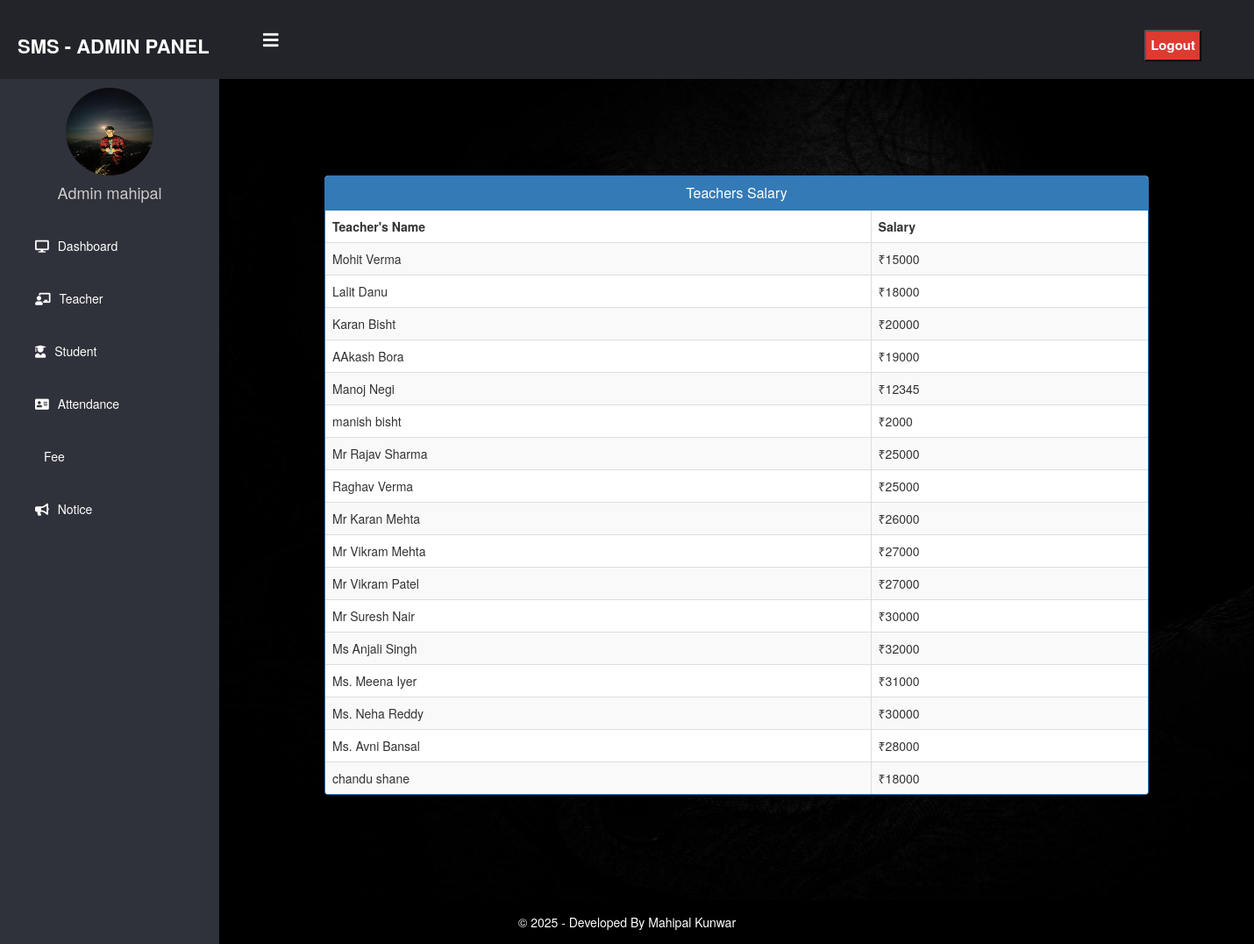
Screenshot of /admin-view-teacher-salary/ (signed in) with the database file from the repository.
### school/models.py (models this page shows, shortened)
class TeacherExtra(models.Model):
    user=models.OneToOneField(User,on_delete=models.CASCADE)
    salary = models.PositiveIntegerField(null=False)
    joindate=models.DateField(auto_now_add=True)
    mobile = models.CharField(max_length=40)
    department = models.CharField(max_length=200, choices=DEPARTMENTS)
    status=models.BooleanField(default=False)
    @property
    def get_name(self):
        return self.user.first_name+" "+self.user.last_name

### school/views.py (the view)
# urls.py: path('admin-view-teacher-salary/', views.admin_view_teacher_salary_view,name='admin-view-teacher-salary'),
@login_required(login_url='adminlogin')
@user_passes_test(is_admin)
def admin_view_teacher_salary_view(request):
    teachers=models.TeacherExtra.objects.all()
    return render(request,'school/admin_view_teacher_salary.html',{'teachers':teachers})

### school/views.py (called while the page is built)
def is_admin(user):
    return user.groups.filter(name='ADMIN').exists()

### templates/school/admin_view_teacher_salary.html (shortened to what this page needs)
{% extends 'school/adminbase.html' %}
{% block content %}
<head>
  <link href="//netdna.bootstrapcdn.com/bootstrap/3.0.0/css/bootstrap.min.css" rel="stylesheet" id="bootstrap-css">
</head>
<div class="container">
  <div class="row">
    <div class="panel panel-primary">
      <div class="panel-heading">
        <h6 class="panel-title">Teachers Salary</h6>
      </div>
      <table class="table table-hover table-striped table-bordered" id="dev-table">
        <thead>
          <tr>
            <th>Teacher's Name</th>
            <th>Salary</th>
          </tr>
        </thead>
        {% for t in teachers %}
        <tr>
          <td> {{t.get_name}}</td>
          <td>₹{{t.salary}}</td>
        </tr>
        {% endfor %}
      </table>
    </div>
  </div>
</div>
{% endblock content %}

### templates/school/adminbase.html (shortened to what this page needs)
<!DOCTYPE html>
{% load static %}
<html lang="en" dir="ltr">
<head>
  <link rel="stylesheet" href="https://cdnjs.cloudflare.com/ajax/libs/font-awesome/5.12.1/css/all.min.css">
</head>
<body>
  <header>
    <label for="check">
      <i class="fas fa-bars" id="sidebar_btn"></i>
    </label>
    <div class="left_area">
      <h3>SMS - Admin Panel</h3>
    </div>
    <div class="right_area">
      <form method="POST" action="{% url 'logout' %}" style="display:inline;">
        <button type="submit" class="logout_btn">Logout</button>
      </form>
    </div>
  </header>
  <div class="sidebar">
    <center>
      <img src="{% static 'images/admin-icn.png' %}" class="profile_image" alt="">
      <h4>Admin {{ request.user.first_name }}</h4>
    </center>
    <a href="/admin-dashboard"><i class="fas fa-desktop"></i><span>Dashboard</span></a>
    <a href="/admin-teacher"><i class="fas fa-chalkboard-teacher"></i><span>Teacher</span></a>
    <a href="/admin-student"><i class="fas fa-user-graduate"></i><span>Student</span></a>
    <a href="/admin-attendance"><i class="fas fa-address-card"></i><span>Attendance</span></a>
    <a href="/admin-fee"><span>Fee</span></a>
    <a href="/admin-notice"><i class="fas fa-bullhorn"></i><span>Notice</span></a>
  </div>
  <div class="content">
    {% block content %}{% endblock content %}
  </div>
  <footer>
    &copy; 2025 - Developed By Mahipal Kunwar
  </footer>
</body>
</html>

### templates/school/admin_view_teacher_salary.html (style rules this page uses)
a:link { text-decoration: none; }
h6 { text-align: center; }
.row { margin: 100px; }

### rows the page displays
TeacherExtra: get_name "Mohit Verma", salary "15000"
TeacherExtra: get_name "Lalit Danu", salary "18000"
TeacherExtra: get_name "Karan Bisht", salary "20000"
TeacherExtra: get_name "AAkash Bora", salary "19000"
TeacherExtra: get_name "Manoj Negi", salary "12345"
TeacherExtra: get_name "manish bisht", salary "2000"
TeacherExtra: get_name "Mr Rajav Sharma", salary "25000"
TeacherExtra: get_name "Raghav Verma", salary "25000"
TeacherExtra: get_name "Mr Karan Mehta", salary "26000"
TeacherExtra: get_name "Mr Vikram Mehta", salary "27000"
TeacherExtra: get_name "Mr Vikram Patel", salary "27000"
TeacherExtra: get_name "Mr Suresh Nair", salary "30000"
TeacherExtra: get_name "Ms Anjali Singh", salary "32000"
TeacherExtra: get_name "Ms. Meena Iyer", salary "31000"
TeacherExtra: get_name "Ms. Neha Reddy", salary "30000"
TeacherExtra: get_name "Ms. Avni Bansal", salary "28000"
TeacherExtra: get_name "chandu shane", salary "18000"

### other values shown
{{ request.user.first_name }} "mahipal"
